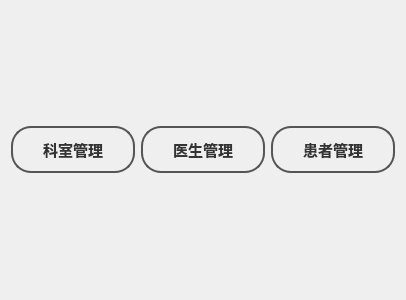
<?xml version="1.0" encoding="UTF-8"?>
<ui version="4.0">
 <class>WelcomeView</class>
 <widget class="QWidget" name="WelcomeView">
  <property name="geometry">
   <rect>
    <x>0</x>
    <y>0</y>
    <width>400</width>
    <height>300</height>
   </rect>
  </property>
  <property name="windowTitle">
   <string>欢迎</string>
  </property>
  <property name="styleSheet">
   <string notr="true">QPushButton {
    background-color: transparent; /* 背景透明 */
    border: 2px solid #555555;     /* 深灰色边框 */
    color: #333333;                /* 文字颜色 */
    border-radius: 20px;           /* 这种风格通常用全圆角 */
    padding: 10px 30px;
    font-size: 15px;
    font-weight: bold;
}

QPushButton:hover {
    background-color: #555555;     /* 悬停时，背景变成深灰 */
    color: white;                  /* 文字变白 */
}</string>
  </property>
  <layout class="QVBoxLayout" name="verticalLayout">
   <item>
    <spacer name="verticalSpacer">
     <property name="orientation">
      <enum>Qt::Orientation::Vertical</enum>
     </property>
     <property name="sizeHint" stdset="0">
      <size>
       <width>20</width>
       <height>127</height>
      </size>
     </property>
    </spacer>
   </item>
   <item>
    <layout class="QHBoxLayout" name="horizontalLayout">
     <item>
      <widget class="QPushButton" name="btn_Department">
       <property name="text">
        <string>科室管理</string>
       </property>
      </widget>
     </item>
     <item>
      <widget class="QPushButton" name="btn_Doctor">
       <property name="text">
        <string>医生管理</string>
       </property>
      </widget>
     </item>
     <item>
      <widget class="QPushButton" name="btn_patient">
       <property name="text">
        <string>患者管理</string>
       </property>
      </widget>
     </item>
    </layout>
   </item>
   <item>
    <spacer name="verticalSpacer_2">
     <property name="orientation">
      <enum>Qt::Orientation::Vertical</enum>
     </property>
     <property name="sizeHint" stdset="0">
      <size>
       <width>20</width>
       <height>127</height>
      </size>
     </property>
    </spacer>
   </item>
  </layout>
 </widget>
 <resources/>
 <connections/>
</ui>
